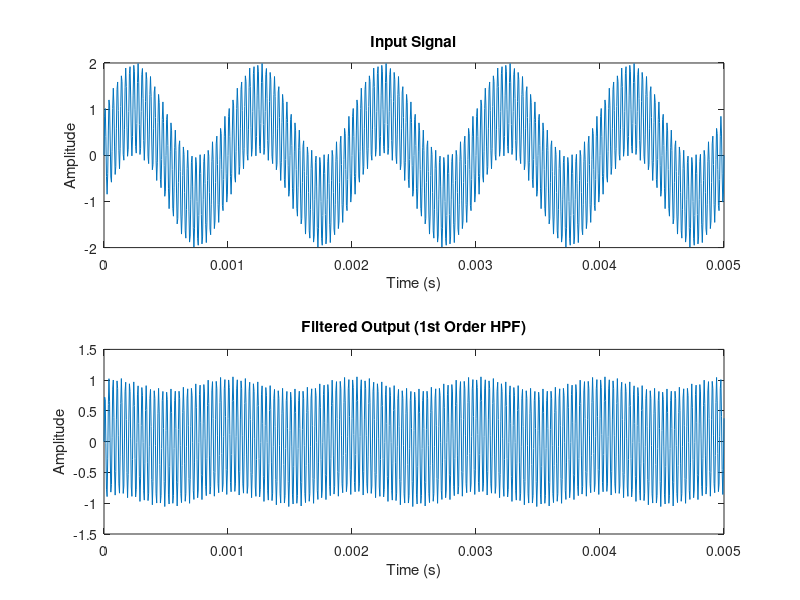
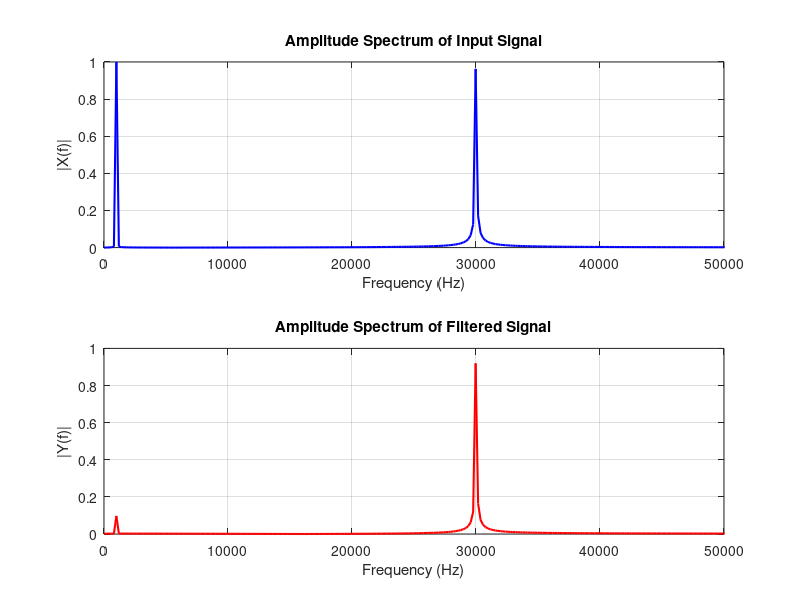

Write MATLAB code to recreate these figures, in order.
clear;
Fc = 10000;          % Cutoff frequency (Hz)
Fs = 200000;         % Sampling frequency (Hz)
Ts = 1/Fs;           % Sampling period
Tau = 1 / (2 * pi * Fc);  % Time constant for 1st-order filter

% Prewarp to match analog -3 dB point
K = 2 * Tau / Ts;
alpha = K / (1 + K);
beta  = (1 - K) / (1 + K);

% Time vector and test signal
t = 0:Ts:0.005;  % 5 ms of signal
x = sin(2*pi*1000*t) + sin(2*pi*30000*t);  % 1kHz + 30kHz components

% Filter output init
y = zeros(size(x));

% Difference equation for first-order HPF
for n = 2:length(x)
    y(n) = -beta * y(n-1) + alpha * (x(n) - x(n-1));
end

% Plot
figure;
subplot(2,1,1);
plot(t, x);
title('Input Signal');
xlabel('Time (s)');
ylabel('Amplitude');

subplot(2,1,2);
plot(t, y);
title('Filtered Output (1st Order HPF)');
xlabel('Time (s)');
ylabel('Amplitude');


% ==== FFT Parameters ====
L = length(x);              % Number of samples
f = Fs*(0:(L/2))/L;         % Frequency axis (Hz)

% FFT of input signal
Xf = fft(x);
P2x = abs(Xf / L);          % Normalize
P1x = P2x(1:L/2+1);         % Single-sided
P1x(2:end-1) = 2*P1x(2:end-1);  % Double amplitudes (except DC & Nyquist)

% FFT of filtered signal
Yf = fft(y);
P2y = abs(Yf / L);
P1y = P2y(1:L/2+1);
P1y(2:end-1) = 2*P1y(2:end-1);

% ==== Plot FFTs ====
figure;

subplot(2,1,1);
plot(f, P1x, 'b', 'LineWidth', 1.5);
title('Amplitude Spectrum of Input Signal');
xlabel('Frequency (Hz)');
ylabel('|X(f)|');
grid on;
xlim([0 50000]);

subplot(2,1,2);
plot(f, P1y, 'r', 'LineWidth', 1.5);
title('Amplitude Spectrum of Filtered Signal');
xlabel('Frequency (Hz)');
ylabel('|Y(f)|');
grid on;
xlim([0 50000]);
